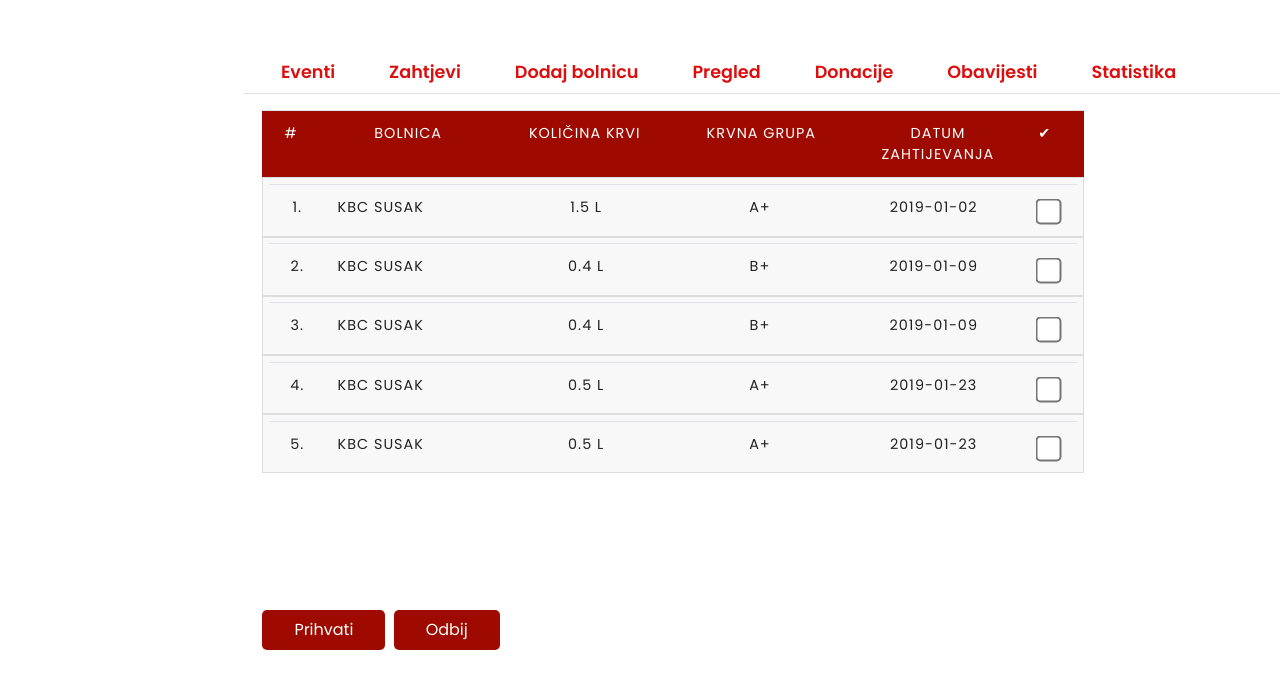
/zahtjevi.php (signed in), run on an earlier commit of the app's database.
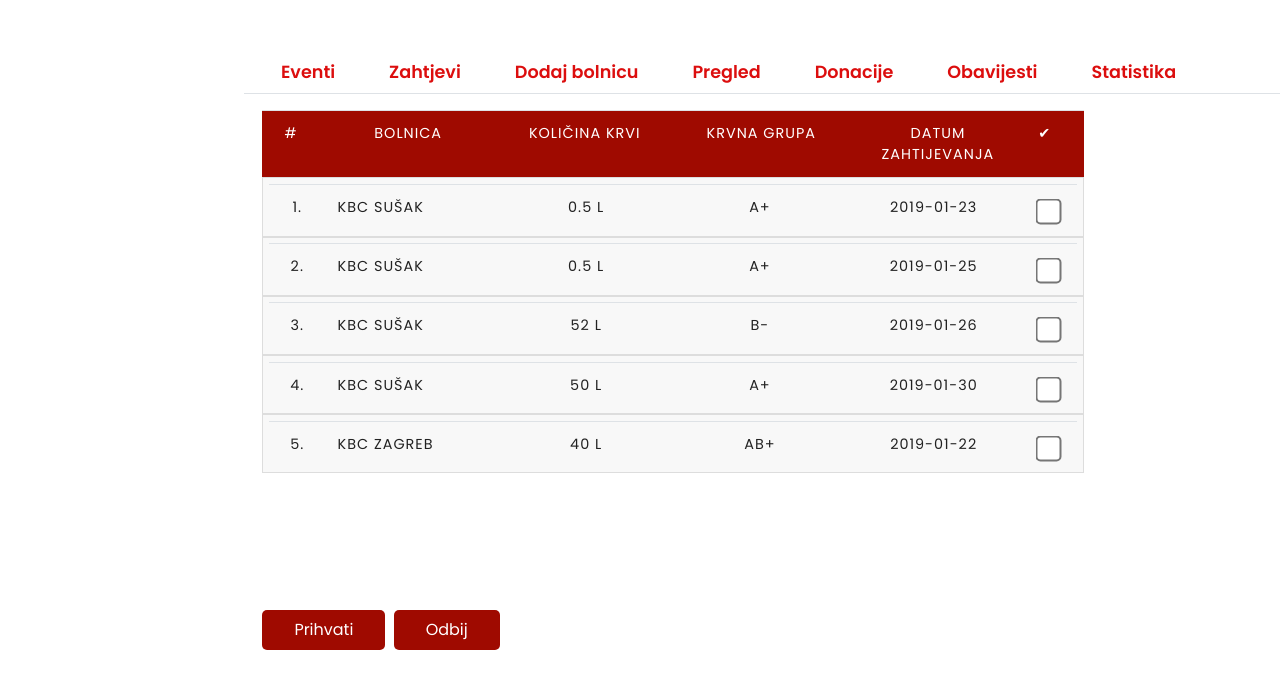
And on a later commit of the database.
### tables this page shows
CREATE TABLE `zahtjev` (
  `idzahtjev` int(8) UNSIGNED NOT NULL,
  `id_bolnica` int(10) UNSIGNED NOT NULL,
  `kolicina_krvi_zaht` float UNSIGNED NOT NULL,
  `krvna_grupa_zaht` varchar(45) NOT NULL,
  `datum_zahtjeva` date DEFAULT NULL,
  `odobreno` int(11) NOT NULL
);

CREATE TABLE `bolnica` (
  `idbolnica` int(10) UNSIGNED NOT NULL,
  `naziv_bolnice` varchar(45) NOT NULL,
  `grad` varchar(45) NOT NULL,
  `adresa_bolnice` varchar(45) DEFAULT NULL,
  `postanski_broj` int(11) DEFAULT NULL,
  `password` varchar(10) DEFAULT NULL
);

### zahtjevi.php (the view, shortened to what this page needs)
<?php
require_once "dbconnect.php";
mysqli_set_charset($conn,"utf8");
echo '
    <head>
        <meta charset="utf-8">
        <meta name="viewport" content="width=device-width, initial-scale=1">
        <title>BloodBank</title>
        <link rel="stylesheet" href="https://maxcdn.bootstrapcdn.com/bootstrap/4.0.0/css/bootstrap.min.css">
        <script src="https://ajax.googleapis.com/ajax/libs/jquery/3.3.1/jquery.min.js"></script>
        <script src="https://cdnjs.cloudflare.com/ajax/libs/popper.js/1.12.9/umd/popper.min.js"></script>
        <script src="https://maxcdn.bootstrapcdn.com/bootstrap/4.0.0/js/bootstrap.min.js"></script>
        <script src="https://use.fontawesome.com/releases/v5.0.8/js/all.js"></script>
        <link href="style.css" rel="stylesheet">
        <link href="adminstyle.css" rel="stylesheet">
    </head>';
echo '
<div class="admin-content" >
        <ul class="nav nav-tabs" id="myTab" style="width:1050px;margin-left: -140px">
            <li class="nav-item">
                <a class="nav-link" href="eventi.php?keyword=&trazi=Pretraži">Eventi</a>
            </li>
            <li class="nav-item">
                <a class="nav-link" href="zahtjevi.php">Zahtjevi</a>
            </li>
            <li class="nav-item">
                <a class="nav-link" href="dodajbolnicu.php">Dodaj bolnicu</a>
            </li>
            <li class="nav-item">
                <a class="nav-link" href="pregled.php">Pregled</a>
            </li>
            <li class="nav-item">
                <a class="nav-link" href="http://localhost/GroBenk-Vol2/donacije.php?keyword=&trazi=Tra%C5%BEi">Donacije</a>
            </li>
            <li class="nav-item">
                <a class="nav-link" href="obavijesti.php">Obavijesti</a>
            </li>
            <li class="nav-item">
                <a class="nav-link" href="statistika.php">Statistika</a>
            </li>
        </ul>
</div>';
echo '
<div id="d" class="col-md-8">';
    $i = 0;
    echo '
   <div id="content5" class="toggle" >';
        $zahtjev_q = "SELECT  *from zahtjev, bolnica where zahtjev.odobreno = '0' and zahtjev.id_bolnica = bolnica.idbolnica ";
        $run = mysqli_query($conn, $zahtjev_q);
        $result = $run or die ("Failed to query database". mysqli_error($conn));
        echo '<form action="" method="GET">
               <table class="table table-fixed">
                    <thead class="t">
                        <tr style="background-color:#9F0A00;"  class="trtr">
                            <th style="border-bottom:none;" class="thth1">#</th>
                            <th style="border-bottom:none;" class="thth">Bolnica</th>
                            <th style="border-bottom:none;" class="thth">Količina krvi</th>
                            <th style="border-bottom:none;" class="thth">Krvna grupa</th>
                            <th style="border-bottom:none;" class="thth">Datum zahtijevanja</th>
                            <th style="border-bottom:none;" class="thth2">✔</th>
                        </tr>
                    </thead>
                <tbody>';
                while($row = mysqli_fetch_array($result)){
                    $i++;
                    echo '
                        <tr class="trtrtr">
                            <td class="tdtd1">'.$i.'.</td>
                            <td class="tdtdb">'.$row['naziv_bolnice'].'</td>
                            <td class="tdtd">'.$row['kolicina_krvi_zaht'].' L</td>
                            <td class="tdtd">'.$row['krvna_grupa_zaht'].'</td>
                            <td class="tdtd">'.$row['datum_zahtjeva'].'</td>
                            <td class="tdtd1"><input type="checkbox" name="check_list[]" value='.$row['idzahtjev'].'></td>
                        </tr>
                    ';
                }
                echo '
                </tbody>
                </table>
                ';
                echo'<input type="submit" class="zbtn" style="margin-left:30%; margin-top:2%;" name="prihvati" value="Prihvati">
                    <input type="submit" class="zbtn" name="odbij_zahtjev" value="Odbij">
            </form>';
    echo '
    </div>
    <div style="height:200px;">
    </div>
</div>';
?>

What changed in the data, as far as the page shows it:
removed zahtjev: id_bolnica.naziv_bolnice "KBC SUSAK", kolicina_krvi_zaht "1.5", krvna_grupa_zaht "A+", datum_zahtjeva "2019-01-02"
no longer on this page (row edited): zahtjev: id_bolnica.naziv_bolnice "KBC SUSAK", kolicina_krvi_zaht "0.4", krvna_grupa_zaht "B+", datum_zahtjeva "2019-01-09"
no longer on this page (row edited): zahtjev: id_bolnica.naziv_bolnice "KBC SUSAK", kolicina_krvi_zaht "0.4", krvna_grupa_zaht "B+", datum_zahtjeva "2019-01-09"
removed zahtjev: id_bolnica.naziv_bolnice "KBC SUSAK", kolicina_krvi_zaht "0.5", krvna_grupa_zaht "A+", datum_zahtjeva "2019-01-23"
changed through a linked row, zahtjev (number 1 of 5 on the later page): id_bolnica.naziv_bolnice "KBC SUSAK" → "KBC SUŠAK"
added zahtjev: id_bolnica.naziv_bolnice "KBC SUŠAK", kolicina_krvi_zaht "0.5", krvna_grupa_zaht "A+", datum_zahtjeva "2019-01-25"
added zahtjev: id_bolnica.naziv_bolnice "KBC SUŠAK", kolicina_krvi_zaht "52", krvna_grupa_zaht "B-", datum_zahtjeva "2019-01-26"
added zahtjev: id_bolnica.naziv_bolnice "KBC SUŠAK", kolicina_krvi_zaht "50", krvna_grupa_zaht "A+", datum_zahtjeva "2019-01-30"
added zahtjev: id_bolnica.naziv_bolnice "KBC ZAGREB", kolicina_krvi_zaht "40", krvna_grupa_zaht "AB+", datum_zahtjeva "2019-01-22"
